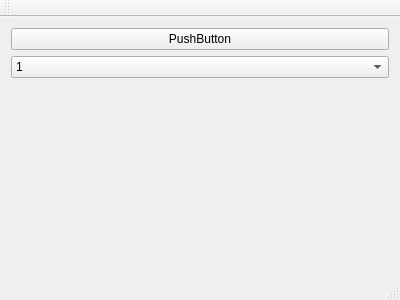
<?xml version="1.0" encoding="UTF-8"?>
<ui version="4.0">
 <class>MainWindow</class>
 <widget class="QMainWindow" name="MainWindow">
  <property name="geometry">
   <rect>
    <x>0</x>
    <y>0</y>
    <width>400</width>
    <height>300</height>
   </rect>
  </property>
  <property name="windowTitle">
   <string>MainWindow</string>
  </property>
  <widget class="QWidget" name="centralWidget">
   <layout class="QVBoxLayout" name="verticalLayout">
    <item>
     <widget class="QPushButton" name="pushButton">
      <property name="text">
       <string>PushButton</string>
      </property>
     </widget>
    </item>
    <item>
     <widget class="QComboBox" name="comboBox">
      <item>
       <property name="text">
        <string>1</string>
       </property>
      </item>
      <item>
       <property name="text">
        <string>2</string>
       </property>
      </item>
      <item>
       <property name="text">
        <string>3</string>
       </property>
      </item>
      <item>
       <property name="text">
        <string>4</string>
       </property>
      </item>
      <item>
       <property name="text">
        <string>5</string>
       </property>
      </item>
      <item>
       <property name="text">
        <string>6</string>
       </property>
      </item>
     </widget>
    </item>
    <item>
     <spacer name="verticalSpacer">
      <property name="orientation">
       <enum>Qt::Vertical</enum>
      </property>
      <property name="sizeHint" stdset="0">
       <size>
        <width>20</width>
        <height>171</height>
       </size>
      </property>
     </spacer>
    </item>
   </layout>
  </widget>
  <widget class="QMenuBar" name="menuBar">
   <property name="geometry">
    <rect>
     <x>0</x>
     <y>0</y>
     <width>400</width>
     <height>21</height>
    </rect>
   </property>
  </widget>
  <widget class="QToolBar" name="mainToolBar">
   <attribute name="toolBarArea">
    <enum>TopToolBarArea</enum>
   </attribute>
   <attribute name="toolBarBreak">
    <bool>false</bool>
   </attribute>
  </widget>
  <widget class="QStatusBar" name="statusBar"/>
 </widget>
 <layoutdefault spacing="6" margin="11"/>
 <resources/>
 <connections/>
</ui>
